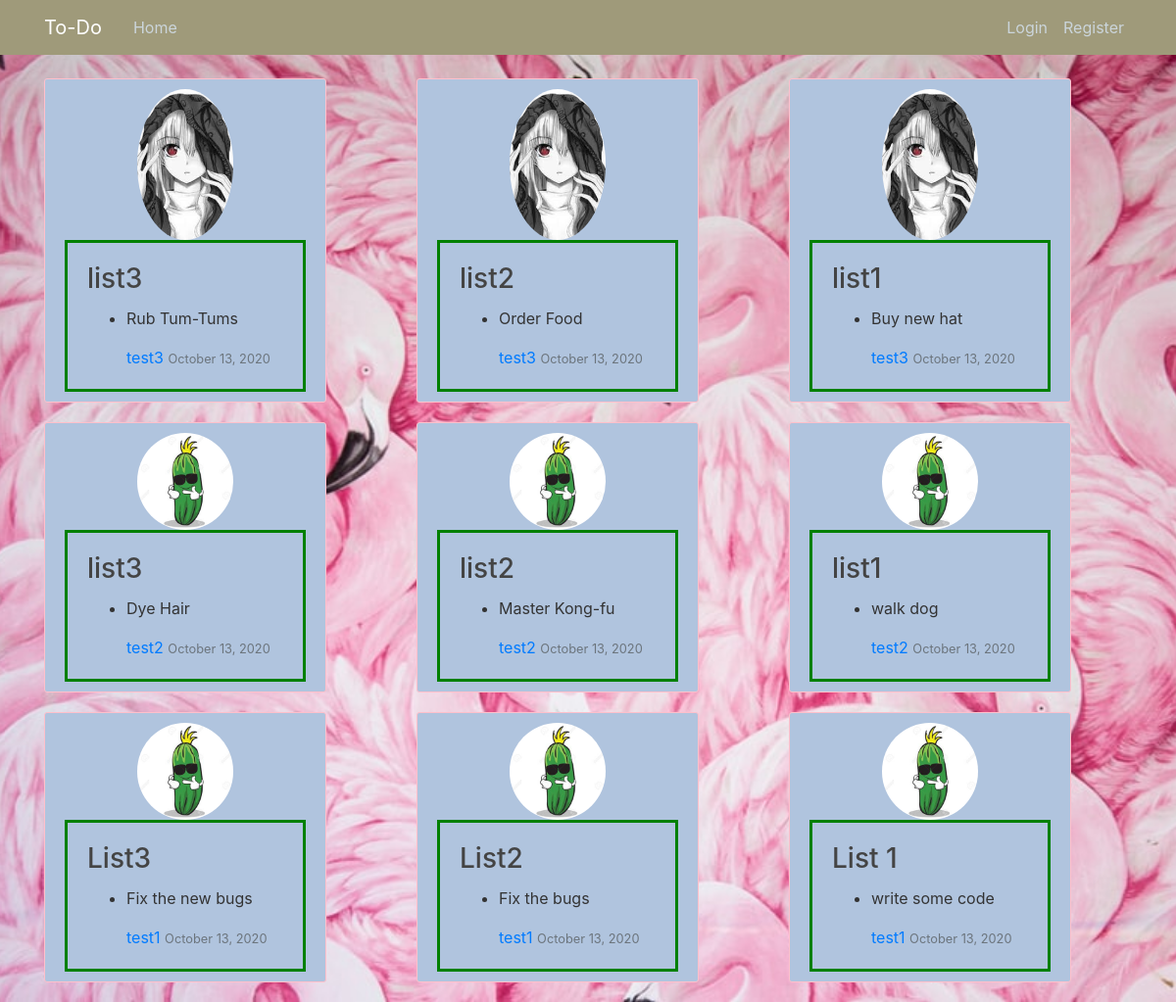
The page / on the database its author committed.
### TodoList/models.py (models this page shows, shortened)
class List(models.Model):
    ListName = models.CharField(max_length=100)
    content = models.TextField()
    date_posted = models.DateTimeField(default=timezone.now)
    author = models.ForeignKey(User, on_delete = models.CASCADE)

### TodoListreg/models.py (models this page shows, shortened)
class Profile(models.Model):
    user = models.OneToOneField(User, on_delete=models.CASCADE)
    image = models.ImageField(default='default.jpg', upload_to='profile_pics')

### TodoList/views.py (the view)
# urls.py: path('', ListView.as_view(), name='TodoList-home'),
class ListView(ListView):
    model = List
    template_name = 'TodoList/home.html'
    context_object_name = 'lists'
    ordering = ['-date_posted']

### TodoList/templates/TodoList/home.html (shortened to what this page needs)
{% extends 'TodoList/base.html' %}
{% block content %}
<div class="container">
  <div class="row ">
    {% for list in lists %}
<div class='col-4'>
  <div class="card content-section " style="width: 18rem;">
    <img class="rounded-circle img" src="{{ list.author.profile.image.url }}">
    <div class="card-body center">
      <h3 class="card-title"><a class="article-title" href="{% url 'list-detail' list.id %}">{{ list.ListName }}</a></h3>
      <ul class="card-text">
        <li>{{ list.content }}</li>
      <a class="mr-2" href="#">{{ list.author }} <small class="text-muted">{{ list.date_posted|date:"F d, Y" }}</small></a>
    </div>
  </div>
  </div>
  {% endfor %}
</div>
</div>
{% endblock content%}

### TodoList/templates/TodoList/base.html (shortened to what this page needs)
{% load static %}
<!DOCTYPE html>
<html lang="en">
<head>
    <link rel="stylesheet" href="https://stackpath.bootstrapcdn.com/bootstrap/4.5.2/css/bootstrap.min.css">
    <link rel='stylesheet' type='text/css' href="{% static 'TodoList/awesome.css' %}">
</head>
<body>
    <header class="site-header">
        <nav class="navbar navbar-expand-md navbar-dark bg-steel fixed-top">
          <div class="container">
            <a class="navbar-brand mr-4" href="{% url 'TodoList-home' %}">To-Do</a>
            <div class="collapse navbar-collapse" id="navbarToggle">
              <div class="navbar-nav mr-auto">
                <a class="nav-item nav-link" href="{% url 'TodoList-home' %}">Home</a>
              </div>
              <div class="navbar-nav">
                {% if user.is_authenticated %}
                <a class="nav-item nav-link" href="{% url 'list-create' %}">New List</a>
                <a class="nav-item nav-link" href="{% url 'profile' %}">Profile</a>
                <a class="nav-item nav-link" href="{% url 'logout' %}">Logout</a>
                {% else %}
                  <a class="nav-item nav-link" href="{% url 'login' %}">Login</a>
                  <a class="nav-item nav-link" href="{% url 'register' %}">Register</a>
                {% endif %}
              </div>
            </div>
          </div>
        </nav>
    </header>
    <main role="main" class="container">
        <div class="row">
          <div >
            {% block content %}{% endblock %}
</body>
</html>

### rows shown on the page
List: author.profile.image (picture), ListName "list3", content "Rub Tum-Tums", author "test3", date_posted "October 13, 2020"
List: author.profile.image (picture), ListName "list2", content "Order Food", author "test3", date_posted "October 13, 2020"
List: author.profile.image (picture), ListName "list1", content "Buy new hat", author "test3", date_posted "October 13, 2020"
List: author.profile.image (placeholder picture), ListName "list3", content "Dye Hair", author "test2", date_posted "October 13, 2020"
List: author.profile.image (placeholder picture), ListName "list2", content "Master Kong-fu", author "test2", date_posted "October 13, 2020"
List: author.profile.image (placeholder picture), ListName "list1", content "walk dog", author "test2", date_posted "October 13, 2020"
List: author.profile.image (placeholder picture), ListName "List3", content "Fix the new bugs", author "test1", date_posted "October 13, 2020"
List: author.profile.image (placeholder picture), ListName "List2", content "Fix the bugs", author "test1", date_posted "October 13, 2020"
List: author.profile.image (placeholder picture), ListName "List 1", content "write some code", author "test1", date_posted "October 13, 2020"
